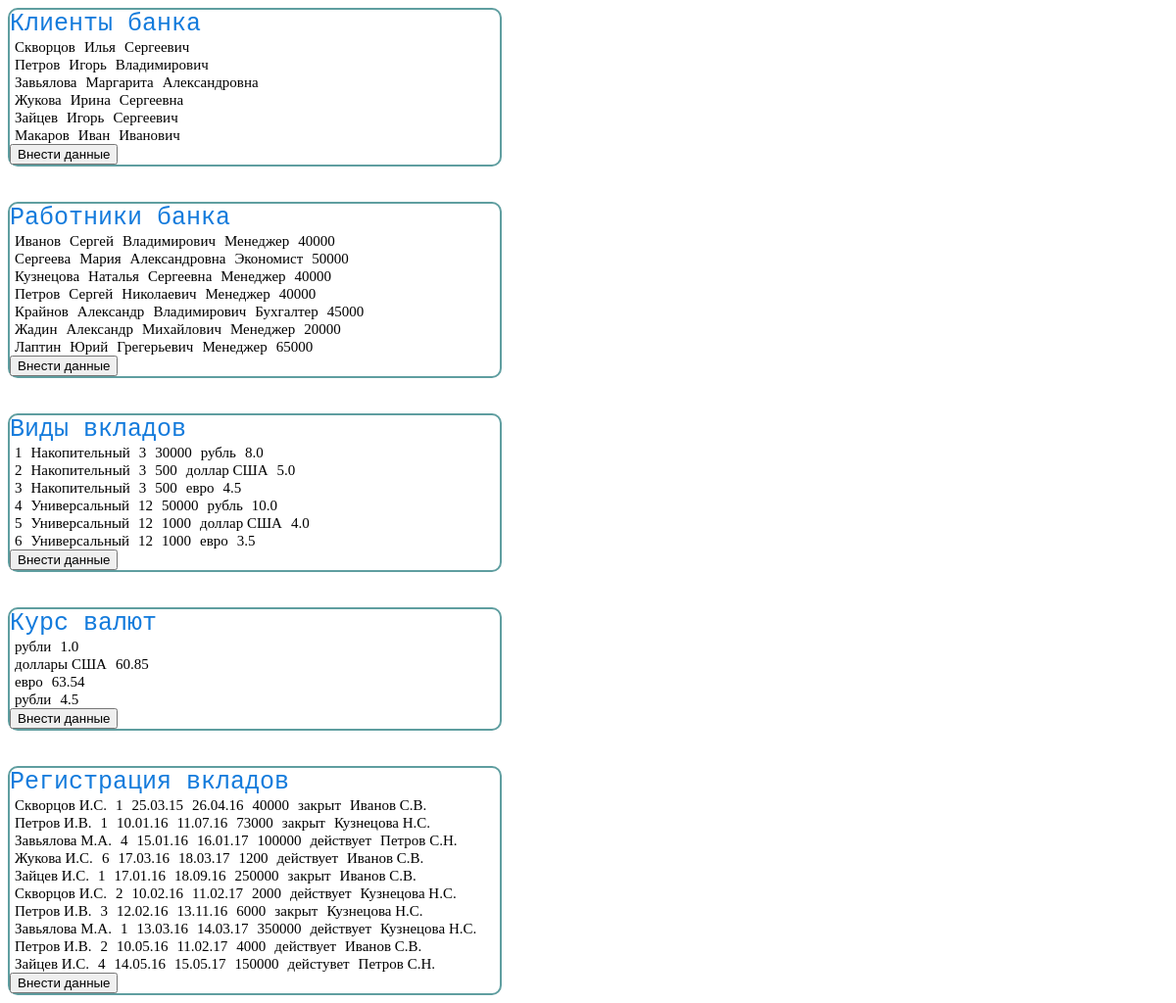
The page / on the database its author committed.
### quickstart/models.py (models this page shows, shortened)
class BankClients(models.Model):
    surname = models.CharField(max_length=20,blank=False)
    name = models.CharField(max_length=20,blank=False)
    secondName = models.CharField(max_length=20,blank=False)

class BankWorkers(models.Model):
    surname = models.CharField(max_length=20,blank=False)
    name = models.CharField(max_length=20,blank=False)
    secondName = models.CharField(max_length=20,blank=False)
    job = models.CharField(max_length=20,blank=False)
    salary = models.IntegerField()

class InvestType(models.Model):
    name = models.CharField(max_length=20,blank=False)
    minTime = models.IntegerField(blank=False)
    minAmount = models.IntegerField(blank=False)
    code = models.CharField(max_length=20,blank=False)
    percent = models.FloatField(blank=False)

class MoneyCourse(models.Model):
    name = models.CharField(max_length=20,blank=False)
    course = models.FloatField(blank=False)

class InvestRegist(models.Model):
    client = models.CharField(max_length=20,blank=False)
    code = models.IntegerField(blank=False)
    dateIn = models.CharField(max_length=20,blank=False)
    dateOut = models.CharField(max_length=20,blank=False)
    amount = models.IntegerField(blank=False)
    status = models.CharField(max_length=20,blank=False)
    worker = models.CharField(max_length=20,blank=False)

### quickstart/views.py (the view)
# urls.py: path('', index_page, name='home'),
def index_page(request):
    """ Worker_to_change = Worker.objects.get(id=3)
    print(Worker_to_change)
    Worker_to_change.second_name = 'sasy'
    Worker_to_change.save() """
    """ Worker.objects.filter(id=3).update(name="tycto") """
    """ all_workers = Worker.objects.all()
    print(all_workers) """
    """ Worker.objects.get(id=6).delete() """
    """ for i in all_workers:
        print(i.second_name, i.name, i.salary, i.id) """
    all_BankClients = BankClients.objects.all()
    all_BankWorkers = BankWorkers.objects.all()
    all_InvestType = InvestType.objects.all()
    all_MoneyCourse = MoneyCourse.objects.all()
    all_InvestRegist = InvestRegist.objects.all()
    return render(request, 'index.html', context={
        'all_BankClients':all_BankClients,
        'all_BankWorkers': all_BankWorkers,
        'all_InvestType':all_InvestType,
        'all_MoneyCourse':all_MoneyCourse,
        'all_InvestRegist':all_InvestRegist})

### quickstart/templates/index.html (shortened to what this page needs)
<!DOCTYPE html>
<html lang="en">
<head>
    {% load static %}
    <link rel="stylesheet" href="{% static 'probnik3/css/style.css' %}">
</head>
<body>
    <div class="infocontainer">
    <span class="infohead">Клиенты банка</span><br>
    {%for i in all_BankClients%}
    <span class="info">{{i.surname}}</span>
    <span class="info">{{i.name}}</span>
    <span class="info">{{i.secondName}}</span>
    <br>
    {%endfor%}
    <a href="bankClients"><button>Внести данные</button></a>
    </div>
    <br><br>
    <div class="infocontainer">
    <span class="infohead">Работники банка</span><br>
    {%for i in all_BankWorkers%}
    <span class="info">{{i.surname}}</span>
    <span class="info">{{i.name}}</span>
    <span class="info">{{i.secondName}}</span>
    <span class="info">{{i.job}}</span>
    <span class="info">{{i.salary}}</span>
    <br>
    {%endfor%}
    <a href="bankWorkers"><button>Внести данные</button></a>
    </div>
    <br><br>
    <div class="infocontainer">
    <span class="infohead">Виды вкладов</span><br>
    {%for i in all_InvestType%}
    <span class="info">{{i.id}}</span>
    <span class="info">{{i.name}}</span>
    <span class="info">{{i.minTime}}</span>
    <span class="info">{{i.minAmount}}</span>
    <span class="info">{{i.code}}</span>
    <span class="info">{{i.percent}}</span>
    <br>
    {%endfor%}
    <a href="investType"><button>Внести данные</button></a>
    </div>
    <br><br>
    <div class="infocontainer">
        <span class="infohead">Курс валют</span><br>
    {%for i in all_MoneyCourse%}
    <span class="info">{{i.name}}</span>
    <span class="info">{{i.course}}</span>
    <br>
    {%endfor%}
    <a href="moneyCourse"><button>Внести данные</button></a>
    </div>
    <br><br>
    <div class="infocontainer">
        <span class="infohead">Регистрация вкладов</span><br>
    {%for i in all_InvestRegist%}
    <span class="info">{{i.client}}</span>
    <span class="info">{{i.code}}</span>
    <span class="info">{{i.dateIn}}</span>
    <span class="info">{{i.dateOut}}</span>
    <span class="info">{{i.amount}}</span>
    <span class="info">{{i.status}}</span>
    <span class="info">{{i.worker}}</span>
    <br>
    {%endfor%}
    <a href="investRegist"><button>Внести данные</button></a>
    </div>
</body>
</html>

### quickstart/static/probnik3/css/style.css (style rules this page uses)
.infocontainer { border: 2px; border-radius: 10px; border-style: double; border-color: cadetblue; max-width: 500px; }
.infohead { font-size: 25px; font-family: 'Courier New', Courier, monospace; color: rgb(20, 123, 220); margin: 0; }
.info { font-size: 15px; margin-top: 10px; margin-bottom: 10px; padding-left: 5px; }

### rows shown on the page
BankClients: surname "Скворцов", name "Илья", secondName "Сергеевич"
BankClients: surname "Петров", name "Игорь", secondName "Владимирович"
BankClients: surname "Завьялова", name "Маргарита", secondName "Александровна"
BankClients: surname "Жукова", name "Ирина", secondName "Сергеевна"
BankClients: surname "Зайцев", name "Игорь", secondName "Сергеевич"
BankClients: surname "Макаров", name "Иван", secondName "Иванович"
BankWorkers: surname "Иванов", name "Сергей", secondName "Владимирович", job "Менеджер", salary "40000"
BankWorkers: surname "Сергеева", name "Мария", secondName "Александровна", job "Экономист", salary "50000"
BankWorkers: surname "Кузнецова", name "Наталья", secondName "Сергеевна", job "Менеджер", salary "40000"
BankWorkers: surname "Петров", name "Сергей", secondName "Николаевич", job "Менеджер", salary "40000"
BankWorkers: surname "Крайнов", name "Александр", secondName "Владимирович", job "Бухгалтер", salary "45000"
BankWorkers: surname "Жадин", name "Александр", secondName "Михайлович", job "Менеджер", salary "20000"
BankWorkers: surname "Лаптин", name "Юрий", secondName "Грегерьевич", job "Менеджер", salary "65000"
InvestType: id "1", name "Накопительный", minTime "3", minAmount "30000", code "рубль", percent "8.0"
InvestType: id "2", name "Накопительный", minTime "3", minAmount "500", code "доллар США", percent "5.0"
InvestType: id "3", name "Накопительный", minTime "3", minAmount "500", code "евро", percent "4.5"
InvestType: id "4", name "Универсальный", minTime "12", minAmount "50000", code "рубль", percent "10.0"
InvestType: id "5", name "Универсальный", minTime "12", minAmount "1000", code "доллар США", percent "4.0"
InvestType: id "6", name "Универсальный", minTime "12", minAmount "1000", code "евро", percent "3.5"
MoneyCourse: name "рубли", course "1.0"
MoneyCourse: name "доллары США", course "60.85"
MoneyCourse: name "евро", course "63.54"
MoneyCourse: name "рубли", course "4.5"
InvestRegist: client "Скворцов И.С.", code "1", dateIn "25.03.15", dateOut "26.04.16", amount "40000", status "закрыт", worker "Иванов С.В."
InvestRegist: client "Петров И.В.", code "1", dateIn "10.01.16", dateOut "11.07.16", amount "73000", status "закрыт", worker "Кузнецова Н.С."
InvestRegist: client "Завьялова М.А.", code "4", dateIn "15.01.16", dateOut "16.01.17", amount "100000", status "действует", worker "Петров С.Н."
InvestRegist: client "Жукова И.С.", code "6", dateIn "17.03.16", dateOut "18.03.17", amount "1200", status "действует", worker "Иванов С.В."
InvestRegist: client "Зайцев И.С.", code "1", dateIn "17.01.16", dateOut "18.09.16", amount "250000", status "закрыт", worker "Иванов С.В."
InvestRegist: client "Скворцов И.С.", code "2", dateIn "10.02.16", dateOut "11.02.17", amount "2000", status "действует", worker "Кузнецова Н.С."
InvestRegist: client "Петров И.В.", code "3", dateIn "12.02.16", dateOut "13.11.16", amount "6000", status "закрыт", worker "Кузнецова Н.С."
InvestRegist: client "Завьялова М.А.", code "1", dateIn "13.03.16", dateOut "14.03.17", amount "350000", status "действует", worker "Кузнецова Н.С."
InvestRegist: client "Петров И.В.", code "2", dateIn "10.05.16", dateOut "11.02.17", amount "4000", status "действует", worker "Иванов С.В."
InvestRegist: client "Зайцев И.С.", code "4", dateIn "14.05.16", dateOut "15.05.17", amount "150000", status "дейстувет", worker "Петров С.Н."
